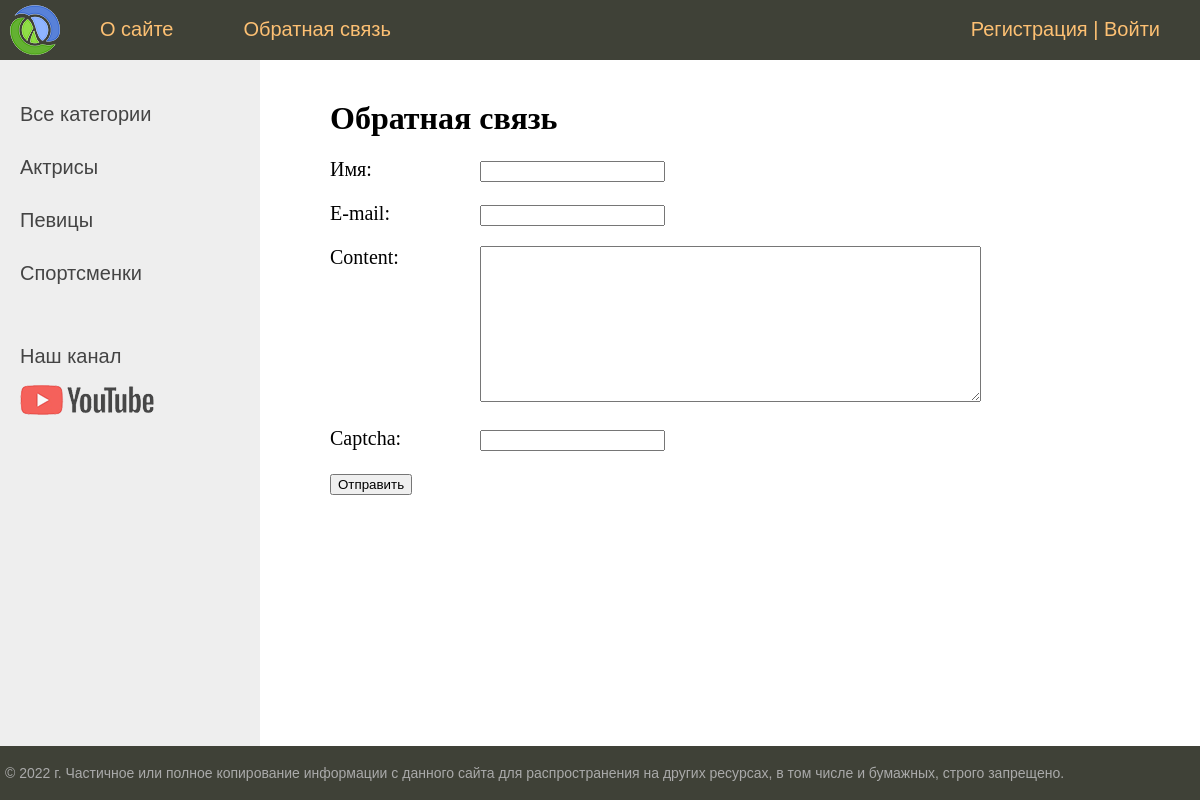
Page /women/contact/ on the committed database.
### women/models.py (models this page shows, shortened)
class Category(models.Model):
    name = models.CharField(max_length=100, db_index=True, verbose_name="Категория")   # 'verbose_name' for view in the admin panel
    slug = models.SlugField(max_length=255, unique=True, db_index=True, verbose_name="URL")
    def get_absolute_url(self):
        return reverse('category', kwargs={'cat_slug': self.slug})   # функция reverse составляет url change slug = id, slug = pk
    class Meta:
        verbose_name = 'Категории' # название в админ панели
        verbose_name_plural = "Категории"  # множ. число
        ordering = ['id']

### women/views.py (the view, shortened to what this page needs)
# urls.py: path('contact/', ContactFormView.as_view(), name = 'contact'),
class ContactFormView(DataMixin, FormView): # !!! FormView don't import in lesson
    form_class = ContactForm
    template_name = 'women/contact.html'
    success_url = reverse_lazy('home')
    def get_context_data(self, *, object_list=None, **kwargs):
        context = super().get_context_data(**kwargs)   # mandatory (обязательное) condition
        c_def = self.get_user_context(title = 'Обратная связь')
        return dict(list(context.items()) + list(c_def.items()))

### women/forms.py
class ContactForm(forms.Form):
    name = forms.CharField(label = 'Имя', max_length = 255)
    email = forms.EmailField(label = 'E-mail')
    content = forms.CharField(widget = forms.Textarea(attrs={'cols': 60, 'rows': 10}))
    captcha = CaptchaField()

### women/templatetags/women_tags.py (called while the page is built)
@register.simple_tag(name='getcats')
def get_categories(filter=None):
    if not filter:
        return Category.objects.all()
    else:
        return Category.objects.filter(pk=filter)

@register.simple_tag(name='menucat')
def menucat():
    return [{'title': "О сайтеj", 'url_name': 'about'},
           {'title': "Добавить статью", 'url_name': 'add_page'},
           {'title': "Обратная связь", 'url_name': 'contact'},
           {'title': "Войти", 'url_name': 'login'}]

### women/utils.py (called while the page is built)
    def get_user_context(self, **kwargs):
        context = kwargs
        cats = Category.objects.annotate(Count('women'))
        user_menu = menu.copy()               # make copy
        if not self.request.user.is_authenticated:
            user_menu.pop(1)
        context['menu'] = user_menu            # context for menu
        context['cats'] = cats                 # context for categories
        return context

### women/templates/women/contact.html (shortened to what this page needs)
{% extends 'women/base.html' %}
{% block content %}
<h1>{{title}}</h1>
<form method="post">
{% for f in form %}
<p><label class="form-label" for="{{ f.id_for_label }}">{{f.label}}: </label>{{ f }}</p>
{% endfor %}
    <button type="submit">Отправить</button>
</form>
{% endblock %}

### women/templates/women/base.html (shortened to what this page needs)
{% load static %}
{% load women_tags %}
<!DOCTYPE html>
<html>
<head>
	<link type="text/css" href="{% static 'women/css/styles.css' %}" rel="stylesheet" />
	{% block mainmenu %}
		<div class="header">
			<ul id="mainmenu" class="mainmenu">
			<li class="logo"><a href="{% url 'home' %}"><div class="logo"></div></a></li>
{% for m in menu %}
			<li><a href="{% url m.url_name %}">{{m.title}}</a></li>
{% endfor %}
			{% if request.user.is_authenticated %}
			<li class="last"> {{user.first_name}} | <a href="{% url 'logout' %}">Выйти</a></li>
			{% else %}
			<li class="last"><a href="{% url 'register' %}">Регистрация</a> | <a href="{% url 'login' %}">Войти</a> </li>
			{% endif %}
			</ul>
		</div>
{% endblock mainmenu %}
</head>
<body>
<table class="table-page" border=0 cellpadding="0" cellspacing="0">
<tr><td valign=top>
<table class="table-content" border=0 cellpadding="0" cellspacing="0">
<tr>
	<td valign="top" class="left-chapters">
	<ul id="leftchapters">
		<li><br></li>
{% if cat_selected == 0 %}
		<li class="selected">Все категории</li>
{% else %}
		<li><a href="{% url 'home' %}">Все категории</a></li>
{% endif %}
{% for c in cats %}
{% if c.women__count > 0 %}
		{% if c.pk == cat_selected %}
			<li class="selected">{{c.name}}</li>
		{% else %}
			<li><a href="{{ c.get_absolute_url}}">{{c.name}}</a></li>
		{% endif %}
{% endif %}
{% endfor %}
		<li class="share">
		<a href="https://www.youtube.com/channel/UClJzWfGWuGJL2t-3dYKcHTA/playlists" target="_blank">Наш канал</a>
		<a class="share-yt" href="https://www.youtube.com/channel/UClJzWfGWuGJL2t-3dYKcHTA/playlists" target="_blank" rel="nofollow"></a>
		</li>
	</ul>
</td>
<td valign="top" class="content">
	<div class="content-text">
{% block content %}
{% endblock %}
	</div>
</td></tr></table>
</td></tr>
<tr><td valign=top>
	<div id="footer" align="center">
		<p><div id="current_date_time_block2"></div>
&copy;
		Частичное или полное копирование информации с данного сайта для распространения на других ресурсах, в том числе и бумажных, строго запрещено.</p>
	</div>
</td></tr></table>
</body>
</html>

### women/static/women/css/styles.css (style rules this page uses)
html, body { font-family: 'Arial'; margin: 0; padding: 0; height: 100%; width: 100%; color: #444; }
a { color: #0059b2; text-decoration: none; }
.table-page { width: 100%; height: 100%; vertical-align: top; }
.table-page tr { height: 100%; }
.header { background: #3F4137; height: 60px; }
.logo { background: url('../images/logo.png') no-repeat 10px 5px; width: 70px; height: 60px; }
ul.mainmenu { list-style: none; margin: 0; padding: 0; height: 60px; color: #fdc073; font-size: 20px; overflow: hidden; }
ul.mainmenu li { float: left; margin: 18px 40px 0 30px; }
ul.mainmenu li.logo { margin: 0; }
ul.mainmenu li.last { float: right; }
ul.mainmenu li a { color: #fdc073; text-decoration: none; }
.table-content { width: 100%; min-height: 100%; height: 100%; }
.left-chapters { color: #444; background: #eee; text-decoration: none; }
.left-chapters ul { width: 230px; min-height: 100%; margin: 0; padding: 20px 10px 10px 20px; list-style: none; font-size: 20px; }
.left-chapters ul li { margin: 30px 0 0 0; color: #999; }
.header { background: #3F4137; height: 60px; width: 100%; position: fixed; }
.left-chapters ul li a { color: #444; text-decoration: none; }
.left-chapters ul li.share { margin: 60px 0 0 0; }
.left-chapters ul li.share a { display: inline-block; height: 40px; margin: 0 20px 0 0; }
.left-chapters ul li.share a.share-yt { width: 100%; height: 30px; background: url('../images/share_yt.png') no-repeat 0 0 }
.content { padding: 40px 20px 20px 40px; width: 100%; box-sizing: border-box; }
.content-text { margin: 60px 0 0 30px; color: #000; font-size: 20px; font-family: Yandex Sans Display Light; }
.content-text h1 { font-size: 32px; }
#footer { box-sizing: border-box; background: #3F4137; padding: 5px; color: #aaa; font-size: 14px; font-family: Verdana, Geneva, Arial, Helvetica; text-align: left; overflow: hidden; }
.form-label { display: inline-block; min-width: 150px; vertical-align: top; }

### rows in the picture
Category: name "Актрисы"
Category: name "Певицы"
Category: name "Спортсменки"

### other values in the picture
{{ m.title }} "О сайте" "Обратная связь"
{{ title }} "Обратная связь"
{{ f.label }} "Имя" "E-mail" "Content" "Captcha"
